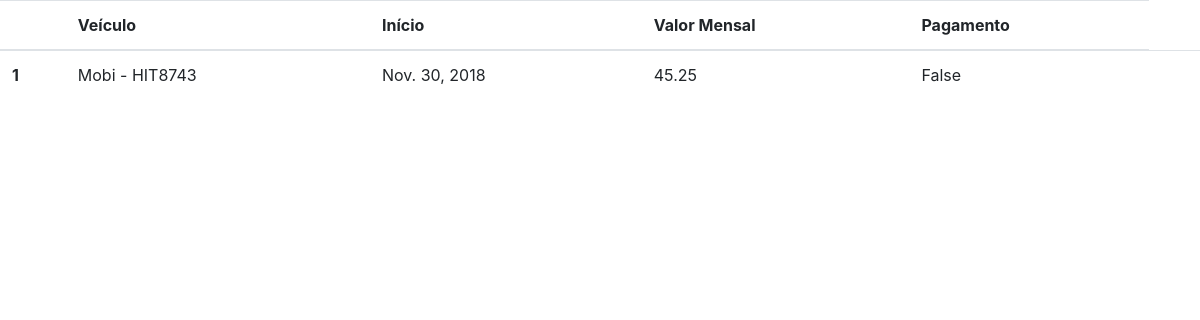
Before: /core/lista_mensalista/ with the older database file.
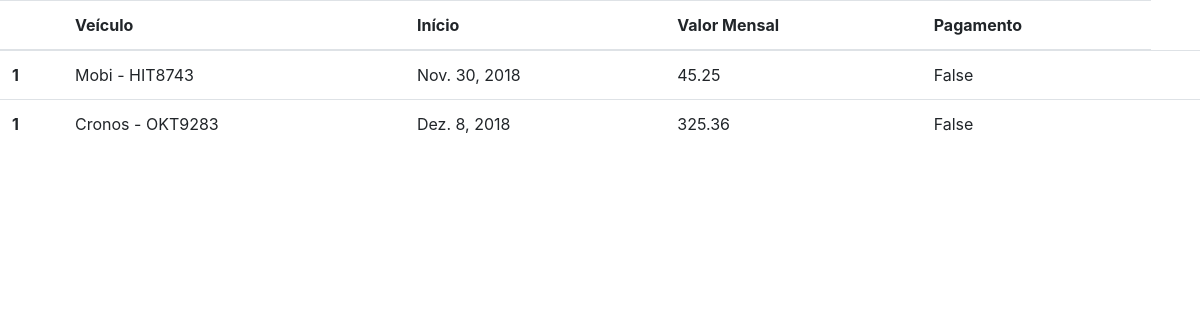
After: the same page with the newer database file.
### core/models.py (models this page shows, shortened)
class Mensalista(models.Model):
    veiculo = models.ForeignKey(Veiculo, on_delete=models.CASCADE)
    inicio = models.DateField()
    valor_mes = models.DecimalField(max_digits=5, decimal_places=2)
    pago = models.BooleanField(default=False)
    class Meta:
        verbose_name = 'Mensalista'
        verbose_name_plural = 'Mensalistas'

class Veiculo(models.Model):
    nome = models.CharField(max_length=50)
    marca = models.ForeignKey(Marca, on_delete=models.CASCADE)
    proprietario = models.ForeignKey(Pessoa,on_delete=models.CASCADE)
    placa = models.CharField(max_length=7)
    cor = models.CharField(max_length=15)
    obs = models.TextField()
    class Meta:
        verbose_name = 'Veiculo'
        verbose_name_plural = 'Veiculos'
    def __str__(self):
        return self.nome+' - '+self.placa

### core/views.py (the view)
# urls.py: path('lista_mensalista/', listaMensalista, name='core_lista_mensalista'),
def listaMensalista(request):
    mensalistas = Mensalista.objects.all()
    return render(request, 'core_templates/listar_mensalista.html', {'mensalistas': mensalistas})

### templates/core_templates/listar_mensalista.html
{% extends 'core_templates/base.html' %}
{% block main %}
<table class="table">
    <thead>
        <tr>
            <th scope="col">{{ movMensalista.id }}</th>
            <th scope="col">Veículo</th>
            <th scope="col">Início</th>
            <th scope="col">Valor Mensal</th>
            <th scope="col">Pagamento</th>
        </tr>
    </thead>
    <tbody>
    {% for mensalista in mensalistas %}
        <tr>
            <th scope="row">1</th>
            <td>{{ mensalista.veiculo }}</td>
            <td>{{ mensalista.inicio }}</td>
            <td>{{ mensalista.valor_mes }}</td>
            <td>{{ mensalista.pago }}<td/>
        </tr>
        {% endfor %}
    </tbody>
</table>
{% endblock main %}

### templates/core_templates/base.html (shortened to what this page needs)
<!DOCTYPE html>
<html lang="pt-br">
<head>
    <link rel="stylesheet" href="https://stackpath.bootstrapcdn.com/bootstrap/4.1.3/css/bootstrap.min.css">
</head>
<body>
    {% block main %}
    {% endblock main %}
</body>
</html>

Changed rows visible on the page:
added Mensalista: veiculo "Cronos - OKT9283", inicio "Dez. 8, 2018", valor_mes "325.36", pago "False"
